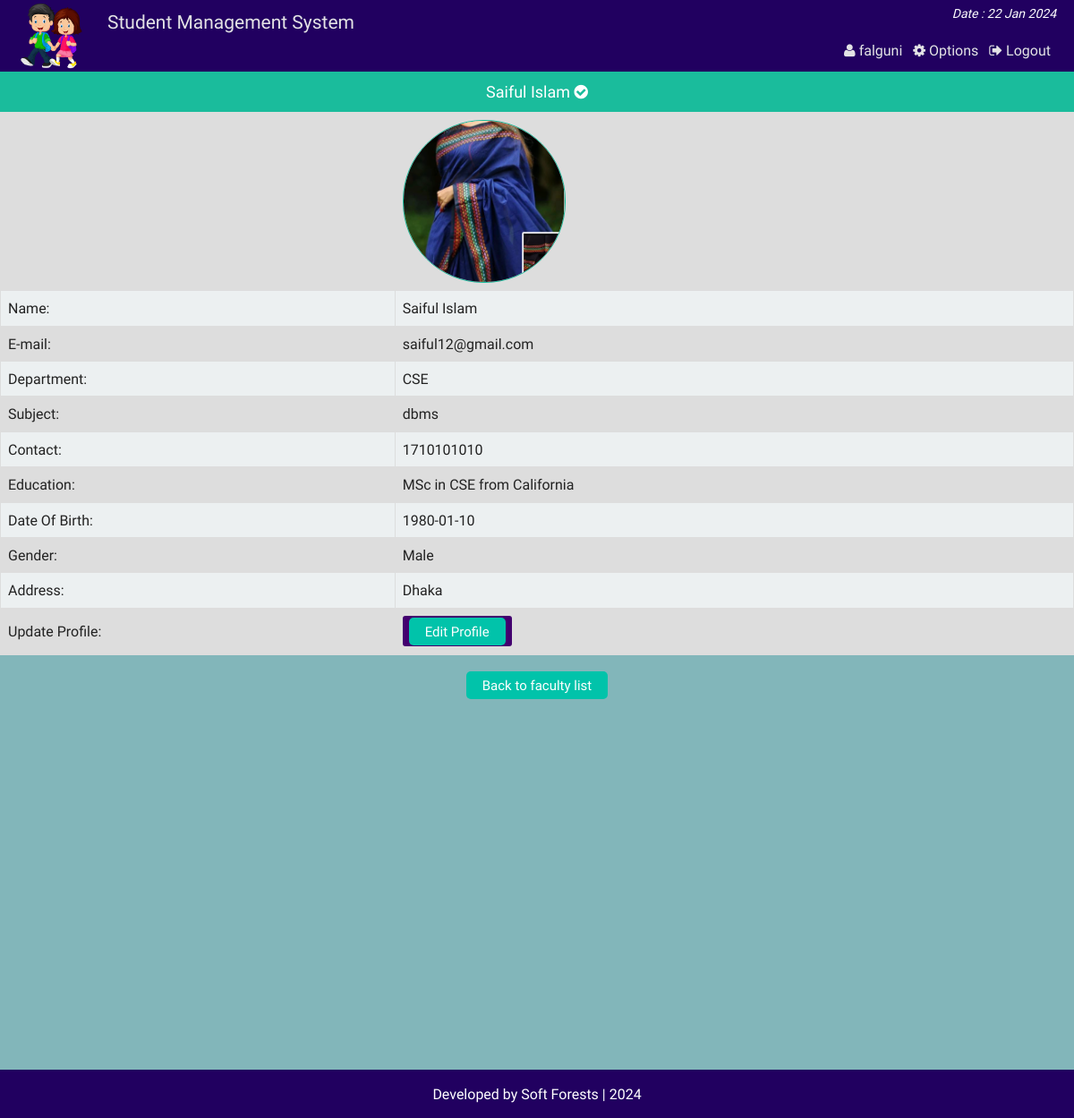
The page /admin_single_faculty.php?id=27 (signed in) on the database its author committed.
### tables this page shows
CREATE TABLE `faculty` (
  `id` int(11) NOT NULL,
  `username` varchar(15) NOT NULL,
  `password` varchar(50) NOT NULL,
  `name` varchar(30) NOT NULL,
  `email` varchar(100) NOT NULL,
  `birthday` date DEFAULT NULL,
  `gender` varchar(10) NOT NULL,
  `education` varchar(100) DEFAULT NULL,
  `contact` int(100) DEFAULT NULL,
  `address` varchar(255) DEFAULT NULL,
  `img` varchar(254) NOT NULL,
  `dept` varchar(254) NOT NULL,
  `subt` varchar(254) NOT NULL
);

### admin_single_faculty.php (the view, shortened to what this page needs)
<?php
	require "php/config.php";
	require_once "php/functions.php";
	$user = new login_registration_class();
	if(isset($_REQUEST['id'])){
		$faculty_id = $_REQUEST['id'];
	}else{
		header('Location: admin.php');
		exit();
	}
?>
<?php
include "php/headertop_admin.php";
?>
<div class="profile">
		<p style="font-size:18px;text-align:center;background:#1abc9c;color:#fff;padding:10px;margin:0"><?php $user->get_faculty_username($faculty_id); ?> <i class="fa fa-check-circle" aria-hidden="true"></i></p>
		<table class="tab_one">
			<?php
				$getfaculty = $user->getfacultybyid($faculty_id);
				while($row = $getfaculty->fetch_assoc()){
			?>
			<tr>
				<td></td>
				<?php if(empty($row['img'])){?>
				<td><img src="img/default.png" style="height:180px; width:180px; border:1px #1ABC9C solid;border-radius:90px" alt="" /></td>
				<?php }else{ ?>
				<td><img src="img/faculty/<?php echo $row['img']; ?>" style="height:180px; width:180px; border:1px #1ABC9C solid;border-radius:90px" alt="" /></td>
				<?php }?>
			</tr>
			<tr>
				<td>Name: </td>
				<td><?php echo $row['name']; ?></td>
			</tr>
			<tr>
				<td>E-mail: </td>
				<td><?php echo $row['email']; ?></td>
			</tr>
			<tr>
				<td>Department: </td>
				<td><?php echo $row['dept']; ?></td>
			</tr>
			<tr>
				<td>Subject: </td>
				<td><?php echo $row['subt']; ?></td>
			</tr>
			<tr>
				<td>Contact: </td>
				<td><?php echo $row['contact']; ?></td>
			</tr>
            <tr>
				<td>Education: </td>
				<td><?php echo $row['education']; ?></td>
			</tr>
            <tr>
				<td>Date Of Birth: </td>
				<td><?php echo $row['birthday']; ?></td>
			</tr>
			<tr>
				<td>Gender: </td>
				<td><?php echo $row['gender']; ?></td>
			</tr>
			<tr>
				<td>Address: </td>
				<td><?php echo $row['address']; ?></td>
			</tr>
			<tr>
				<td>Update Profile: </td>
				<td><a href="admin_single_faculty_update.php?id=<?php echo $row['id'];?>"><button class="editbtn">Edit Profile</button></a></td>
			</tr>
			<?php  } ?>
		</table>
		<div class="back fix">
			<p style="text-align:center"><a href="admin_all_faculty.php"><button class="editbtn">Back to faculty list</button></a></p>
		</div>
</div>
<?php include "php/footerbottom.php";?>

### php/functions.php (shortened to what this page needs)
<?php
class login_registration_class{
public function get_faculty_username($id){
    global $conn;
    $query = $conn->query("SELECT name FROM faculty WHERE id='$id'");
    $result = $query->fetch_assoc();
    echo $result['name'];
}
public function getfacultybyid($id){
    global $conn;
    $query = $conn->query("SELECT * FROM faculty WHERE id='$id'");
    return $query;
}
};
?>

### css/main.css (style rules this page uses)
html { color: #222; font-size: 1em; line-height: 1.4; }
audio, canvas, iframe, img, svg, video { vertical-align: middle; }
a { text-decoration:none; }
.fix { overflow:hidden; }
body { font-family:roboto !important; background-color: #006b747d; }
.st_reg th, td { padding: 8px; }
table.tab_one { width:100%; }
table.tab_one td { border:1px solid #ddd; padding:8px; }
table.tab_one td a { text-decoration:none; background-color: #43006f; padding: 6px; border-radius: 3px; color: #fff; }
table.tab_one tr:nth-child(odd) { background:#ddd; }
table.tab_one tr:nth-child(even) { background:#ecf0f1; }
.editbtn { background-color: #01C3AA; border: none; border-radius:5px; color: white; padding: 5px 18px; text-align: center; text-decoration: none; display: inline-block; font-size: 15px; margin: 2px 1px; cursor: pointer; }
table.att_tab tr,td,th { border:2px solid #ddd; border-collapse:collapse; padding:8px; }

### rows shown on the page
faculty: name "Saiful Islam", img (picture), email "saiful12@gmail.com", dept "CSE", subt "dbms", contact "1710101010", education "MSc in CSE from California", birthday "1980-01-10", gender "Male", address "Dhaka"

### other values the page prints
$admin_name "falguni"
